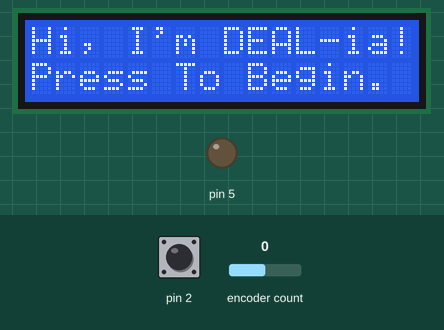
The program below on a simulated Arduino Nano, built with avr-gcc and run on an emulated ATmega328P. Parts: 16×2 character LCD, output pins drawn as LEDs (lit = HIGH). The inputs (shaded band) are chosen by the test bench; at power-on: pin 2 HIGH, encoder count 0. What the program prints to the serial monitor is not drawn.

Above: at 0.8 s.
0.9 s: pin 2 pulled LOW for 3.2 s
At 2.6 s:
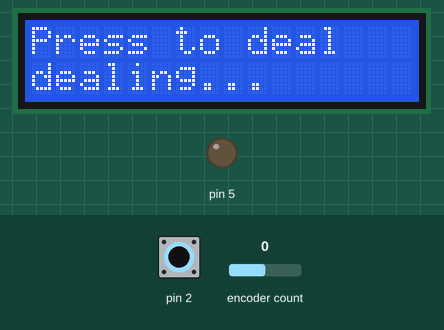
At 4.8 s:
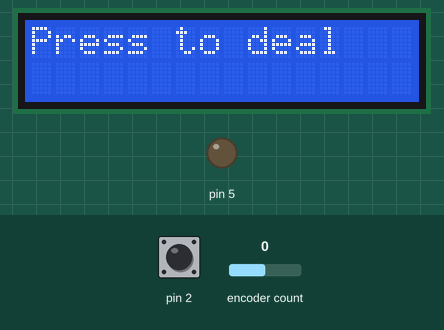
Timing chart, 0 to 6.3 s (numbered marks = the images above; inputs shaded):
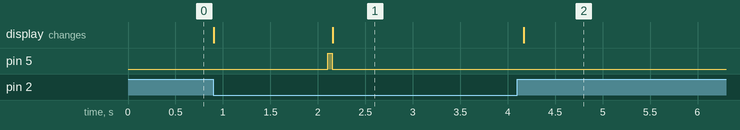

The program:

main.cpp
```cpp
#include <Arduino.h>

#include <Encoder.h>
Encoder selector = Encoder(4, 3);

#include <LiquidCrystal.h>
LiquidCrystal display = LiquidCrystal(7, 8, 9, 10, 11, 12);

/* #include <AccelStepper.h>
AccelStepper motion = AccelStepper(4,5,6,7); */

//#include <Player.h>

bool button = true;
int count = 0;
double length = 98.0F;

void welcomeScreen()
{
  display.print("Hi, I'm DEAL-ia!");
  display.setCursor(0, 1);
  display.print("Press To Begin.");
  delay(100);
  while (digitalRead(2))
  { //not sure if digitalread can work as boolean value care
    if (!digitalRead(2))
    {
      break;
    }
  }
}
/**
 *  - adds players to the playerarray,
 *
 *  - configures the position of each player at the table
 *
 * COMING SOON
 */
void playerInit()
{
  delay(100);
}

void selectGame()
{
  display.clear();
  display.print("Cards per deal?");
  delay(1000);

  int oldPosition = -999;
  int pastmov = -2;
  int mov = -1;
  int amplifier = 50;

  while (digitalRead(2))
  {
    long newPosition = selector.read();
    if (newPosition != oldPosition)
    {
      oldPosition = newPosition;
      mov = (int)newPosition / amplifier;
      // Serial.println(oldPosition);
    }

    if (mov != pastmov)
    {
      pastmov = mov;
      display.clear();
      display.print("Cards per deal?");
      display.setCursor(0, 1);
      display.print(mov);
    }
  }
  count = mov;
  playerInit();
}

/**
 * - deals cards to specified players based on chosen gamemode
 *
 * - will rely on global acceleration values of stepper
 */
void deal()
{
  Serial.println("dealing..");
  display.clear();
  display.print("Press to deal");

  while (digitalRead(2))
  {
    if (!digitalRead(2))
    {
      break;
    }
  }
  display.setCursor(0, 1);
  display.write("dealing...");
  for (int i = 0; i < count; i++)
  {
    digitalWrite(5, HIGH);
    delay(length);
    if (length < 114)
    {
      length += .4F;
      Serial.println(length);
    }
    digitalWrite(5, LOW);
    delay(500);
  }
}

void loop()
{
  deal();
  delay(1000);
}

void setup()
{

  //testing purposes only
  Serial.begin(9600);

  //initialize LCD
  display.begin(16, 2);

  //initialize Encoder
  pinMode(2, INPUT_PULLUP);

  //initialize stepper motor

  //iniialize flinger
  pinMode(5, OUTPUT);

  welcomeScreen();

  selectGame();

  playerInit();
  digitalWrite(5, HIGH);
  delay(45);
  digitalWrite(5, LOW);
}
```

Measured:
- after the input at 0.9 s, pin 5: LOW → HIGH after 1.2 s, → LOW 0.05 s later; the display: first changes at once (image 1 shows a later state)
